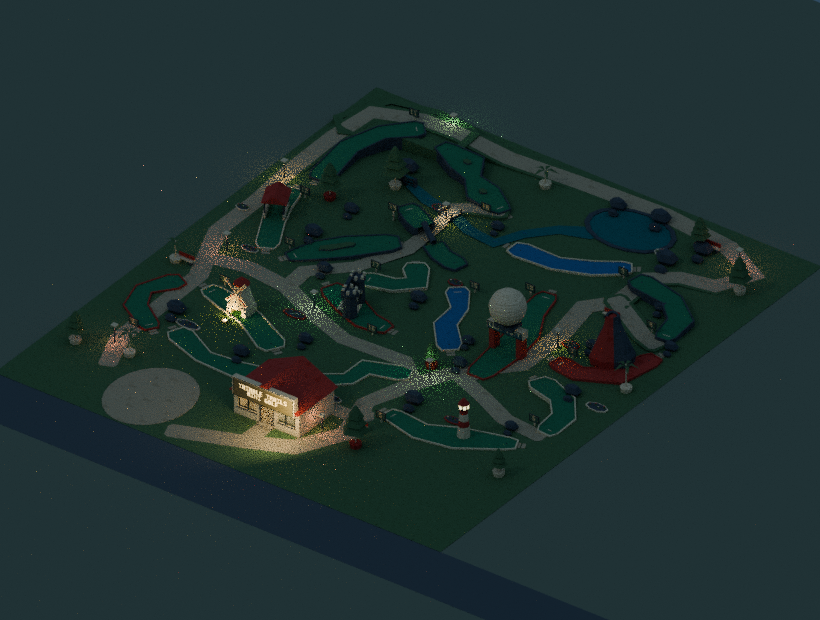
#> input picture prototypes/mini-golf/renders/1962-night.png, 820 x 620 px, given in place of 1962-day.png, which was not available
$ python package_review.py
#> lines starting #> are read from the running program, lines starting #| are printed output that depends on the picture
"""Combine all course states in a single review sheet."""
from pathlib import Path
from PIL import Image, ImageDraw, ImageFont, ImageOps

ROOT=Path(__file__).resolve().parent
STATES=(("1962","1962–1989 · Open"),("1990","1990–2005 · Faded"),("2006","2006 onward · Closed and overgrown"))
VIEWS=(("day","Day"),("night","Night"),("rear","Rear"),("above","Above"),
       ("eye","Entrance and statue pad"),("course","Finale and volcano"),("wetland","Creek and spillway"),
       ("mill","Windmill green"),("interior","Ticket hut"))
w,h=374,290
columns=5
era_height=2*h+25
sheet=Image.new("RGB",(columns*w+28,len(STATES)*era_height+68),"#293b39")
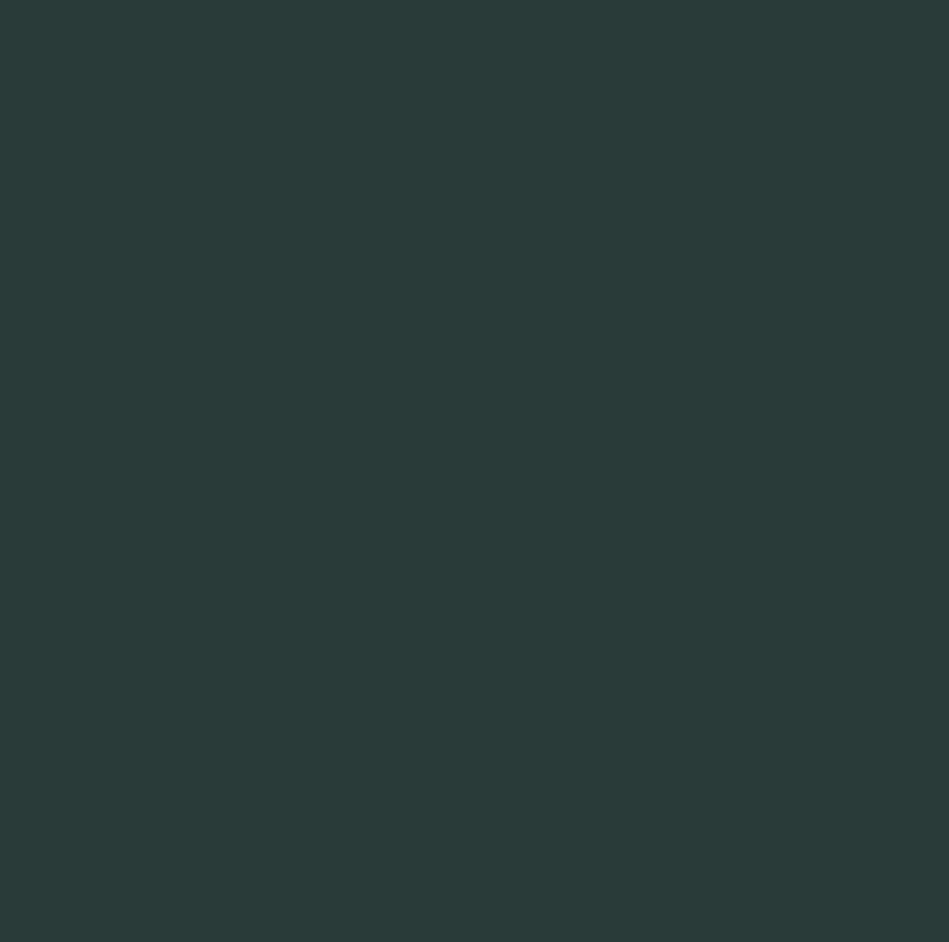
#> sheet: PIL image 1898x1883 RGB (shown at 1/2 size); mean R, G, B 41, 59, 57
draw=ImageDraw.Draw(sheet)
title=ImageFont.truetype("DejaVuSans-Bold.ttf",38)
caption=ImageFont.truetype("DejaVuSans.ttf",20)
draw.text((18,13),"Thimble Trails Mini Golf · Blender Cycles",font=title,fill="#f1e4c8")
for row,(year,label) in enumerate(STATES):
    y=67+row*era_height
    draw.text((17,y),label,font=caption,fill="#f1e4c8")
    for index,(view,name) in enumerate(VIEWS):
        x=14+(index%columns)*w
        tile_y=y+(index//columns)*h
        with Image.open(ROOT/"renders"/f"{year}-{view}.png") as source:
#> source is the input picture: PIL image 820x620 RGBA; mean R, G, B, A 31.1, 48.2, 47.5, 255
            photo=ImageOps.contain(source.convert("RGB"),(w-10,233))
        sheet.paste(photo,(x+(w-photo.width)//2,tile_y+25))
#> (the run stopped early here; a loop or call above may not have finished)

$ run again, on prototypes/mini-golf/renders/2006-interior.png
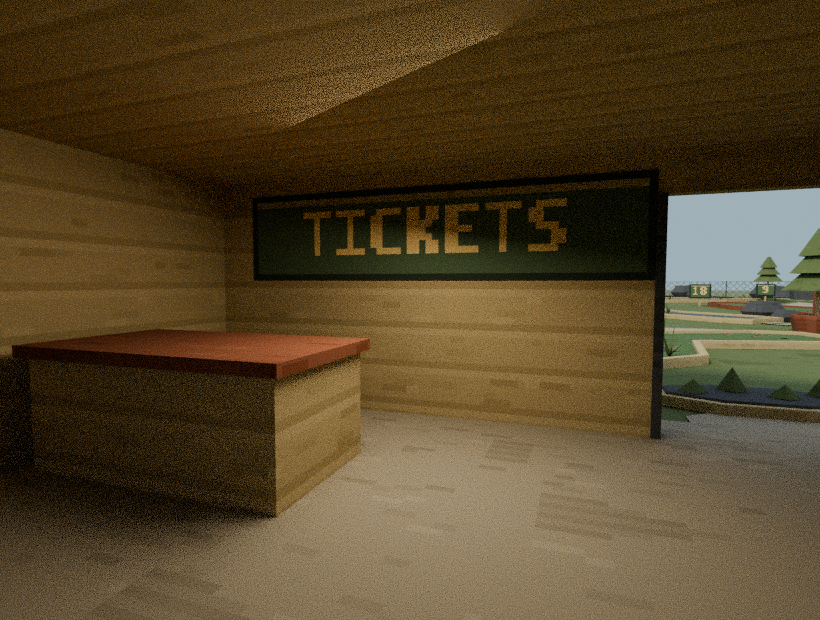
#> input picture prototypes/mini-golf/renders/2006-interior.png, 820 x 620 px, given in place of 1962-day.png, which was not available
#> source is the input picture: PIL image 820x620 RGBA; mean R, G, B, A 86.2, 69.5, 41.4, 255
#> `sheet.paste(photo,(x+(w-photo.width)//2,tile_y+25))`:
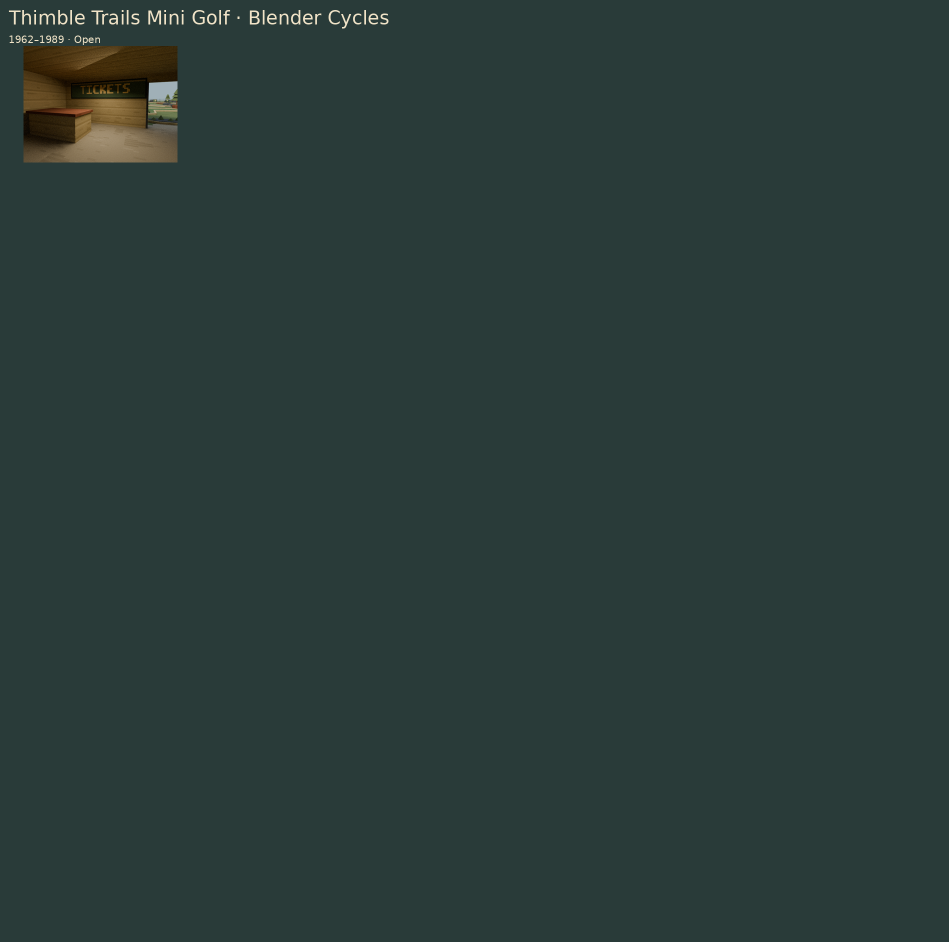
#> sheet: PIL image 1898x1883 RGB (shown at 1/2 size); mean R, G, B 42.3, 59.5, 56.9
